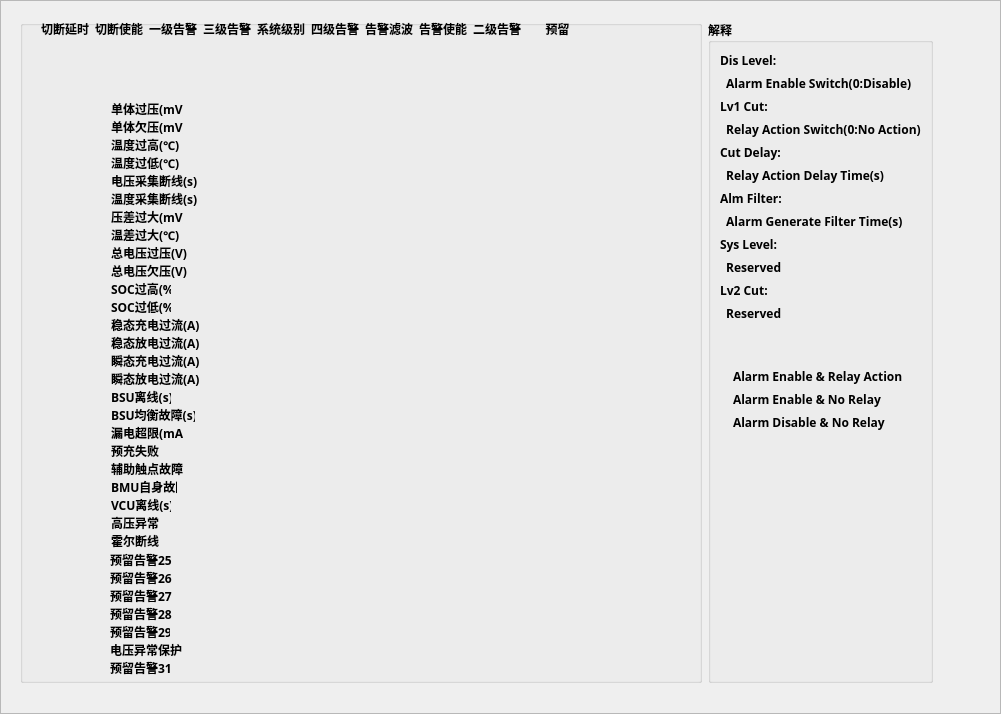
<?xml version="1.0" encoding="UTF-8"?>
<ui version="4.0">
 <class>AlarmSet</class>
 <widget class="QDialog" name="AlarmSet">
  <property name="geometry">
   <rect>
    <x>0</x>
    <y>0</y>
    <width>1001</width>
    <height>714</height>
   </rect>
  </property>
  <property name="font">
   <font>
    <family>微软雅黑</family>
    <weight>75</weight>
    <bold>true</bold>
   </font>
  </property>
  <property name="windowTitle">
   <string>告警参数设置</string>
  </property>
  <layout class="QVBoxLayout" name="verticalLayout_4">
   <property name="leftMargin">
    <number>0</number>
   </property>
   <property name="topMargin">
    <number>0</number>
   </property>
   <property name="rightMargin">
    <number>0</number>
   </property>
   <property name="bottomMargin">
    <number>0</number>
   </property>
   <item>
    <widget class="QScrollArea" name="scrollArea">
     <property name="widgetResizable">
      <bool>true</bool>
     </property>
     <widget class="QWidget" name="scrollAreaWidgetContents">
      <property name="geometry">
       <rect>
        <x>0</x>
        <y>0</y>
        <width>999</width>
        <height>712</height>
       </rect>
      </property>
      <widget class="QWidget" name="layoutWidget">
       <property name="geometry">
        <rect>
         <x>10</x>
         <y>10</y>
         <width>931</width>
         <height>681</height>
        </rect>
       </property>
       <layout class="QHBoxLayout" name="horizontalLayout" stretch="5,1">
        <property name="leftMargin">
         <number>9</number>
        </property>
        <property name="topMargin">
         <number>9</number>
        </property>
        <property name="rightMargin">
         <number>9</number>
        </property>
        <property name="bottomMargin">
         <number>9</number>
        </property>
        <item>
         <widget class="QGroupBox" name="groupBox">
          <property name="title">
           <string/>
          </property>
          <widget class="QLabel" name="label_2">
           <property name="geometry">
            <rect>
             <x>75</x>
             <y>1</y>
             <width>48</width>
             <height>16</height>
            </rect>
           </property>
           <property name="sizePolicy">
            <sizepolicy hsizetype="Preferred" vsizetype="Fixed">
             <horstretch>0</horstretch>
             <verstretch>0</verstretch>
            </sizepolicy>
           </property>
           <property name="text">
            <string>切断使能</string>
           </property>
           <property name="alignment">
            <set>Qt::AlignCenter</set>
           </property>
          </widget>
          <widget class="QLabel" name="label_8">
           <property name="geometry">
            <rect>
             <x>345</x>
             <y>1</y>
             <width>48</width>
             <height>16</height>
            </rect>
           </property>
           <property name="sizePolicy">
            <sizepolicy hsizetype="Preferred" vsizetype="Fixed">
             <horstretch>0</horstretch>
             <verstretch>0</verstretch>
            </sizepolicy>
           </property>
           <property name="text">
            <string>告警滤波</string>
           </property>
           <property name="alignment">
            <set>Qt::AlignCenter</set>
           </property>
          </widget>
          <widget class="QLabel" name="label">
           <property name="geometry">
            <rect>
             <x>399</x>
             <y>1</y>
             <width>48</width>
             <height>16</height>
            </rect>
           </property>
           <property name="sizePolicy">
            <sizepolicy hsizetype="Preferred" vsizetype="Fixed">
             <horstretch>0</horstretch>
             <verstretch>0</verstretch>
            </sizepolicy>
           </property>
           <property name="text">
            <string>告警使能</string>
           </property>
           <property name="alignment">
            <set>Qt::AlignCenter</set>
           </property>
          </widget>
          <widget class="QLabel" name="label_9">
           <property name="geometry">
            <rect>
             <x>237</x>
             <y>1</y>
             <width>48</width>
             <height>16</height>
            </rect>
           </property>
           <property name="sizePolicy">
            <sizepolicy hsizetype="Preferred" vsizetype="Fixed">
             <horstretch>0</horstretch>
             <verstretch>0</verstretch>
            </sizepolicy>
           </property>
           <property name="text">
            <string>系统级别</string>
           </property>
           <property name="alignment">
            <set>Qt::AlignCenter</set>
           </property>
          </widget>
          <widget class="QLabel" name="label_3">
           <property name="geometry">
            <rect>
             <x>129</x>
             <y>1</y>
             <width>48</width>
             <height>16</height>
            </rect>
           </property>
           <property name="sizePolicy">
            <sizepolicy hsizetype="Preferred" vsizetype="Fixed">
             <horstretch>0</horstretch>
             <verstretch>0</verstretch>
            </sizepolicy>
           </property>
           <property name="text">
            <string>一级告警</string>
           </property>
           <property name="alignment">
            <set>Qt::AlignCenter</set>
           </property>
          </widget>
          <widget class="QLabel" name="label_6">
           <property name="geometry">
            <rect>
             <x>291</x>
             <y>1</y>
             <width>48</width>
             <height>16</height>
            </rect>
           </property>
           <property name="sizePolicy">
            <sizepolicy hsizetype="Preferred" vsizetype="Fixed">
             <horstretch>0</horstretch>
             <verstretch>0</verstretch>
            </sizepolicy>
           </property>
           <property name="text">
            <string>四级告警</string>
           </property>
           <property name="alignment">
            <set>Qt::AlignCenter</set>
           </property>
          </widget>
          <widget class="QLabel" name="label_7">
           <property name="geometry">
            <rect>
             <x>21</x>
             <y>1</y>
             <width>48</width>
             <height>16</height>
            </rect>
           </property>
           <property name="sizePolicy">
            <sizepolicy hsizetype="Preferred" vsizetype="Fixed">
             <horstretch>0</horstretch>
             <verstretch>0</verstretch>
            </sizepolicy>
           </property>
           <property name="text">
            <string>切断延时</string>
           </property>
           <property name="alignment">
            <set>Qt::AlignCenter</set>
           </property>
          </widget>
          <widget class="QLabel" name="label_4">
           <property name="geometry">
            <rect>
             <x>453</x>
             <y>1</y>
             <width>48</width>
             <height>16</height>
            </rect>
           </property>
           <property name="sizePolicy">
            <sizepolicy hsizetype="Preferred" vsizetype="Fixed">
             <horstretch>0</horstretch>
             <verstretch>0</verstretch>
            </sizepolicy>
           </property>
           <property name="text">
            <string>二级告警</string>
           </property>
           <property name="alignment">
            <set>Qt::AlignCenter</set>
           </property>
          </widget>
          <widget class="QLabel" name="label_5">
           <property name="geometry">
            <rect>
             <x>183</x>
             <y>1</y>
             <width>48</width>
             <height>16</height>
            </rect>
           </property>
           <property name="sizePolicy">
            <sizepolicy hsizetype="Preferred" vsizetype="Fixed">
             <horstretch>0</horstretch>
             <verstretch>0</verstretch>
            </sizepolicy>
           </property>
           <property name="text">
            <string>三级告警</string>
           </property>
           <property name="alignment">
            <set>Qt::AlignCenter</set>
           </property>
          </widget>
          <widget class="QLabel" name="label_10">
           <property name="geometry">
            <rect>
             <x>507</x>
             <y>1</y>
             <width>61</width>
             <height>16</height>
            </rect>
           </property>
           <property name="sizePolicy">
            <sizepolicy hsizetype="Preferred" vsizetype="Fixed">
             <horstretch>0</horstretch>
             <verstretch>0</verstretch>
            </sizepolicy>
           </property>
           <property name="text">
            <string>  预留  </string>
           </property>
           <property name="alignment">
            <set>Qt::AlignCenter</set>
           </property>
          </widget>
          <widget class="QLabel" name="label_11">
           <property name="geometry">
            <rect>
             <x>91</x>
             <y>81</y>
             <width>72</width>
             <height>16</height>
            </rect>
           </property>
           <property name="sizePolicy">
            <sizepolicy hsizetype="Preferred" vsizetype="Fixed">
             <horstretch>0</horstretch>
             <verstretch>0</verstretch>
            </sizepolicy>
           </property>
           <property name="text">
            <string>单体过压(mV)</string>
           </property>
          </widget>
          <widget class="QLabel" name="label_12">
           <property name="geometry">
            <rect>
             <x>91</x>
             <y>99</y>
             <width>72</width>
             <height>16</height>
            </rect>
           </property>
           <property name="sizePolicy">
            <sizepolicy hsizetype="Preferred" vsizetype="Fixed">
             <horstretch>0</horstretch>
             <verstretch>0</verstretch>
            </sizepolicy>
           </property>
           <property name="text">
            <string>单体欠压(mV)</string>
           </property>
          </widget>
          <widget class="QLabel" name="label_13">
           <property name="geometry">
            <rect>
             <x>91</x>
             <y>117</y>
             <width>72</width>
             <height>16</height>
            </rect>
           </property>
           <property name="sizePolicy">
            <sizepolicy hsizetype="Preferred" vsizetype="Fixed">
             <horstretch>0</horstretch>
             <verstretch>0</verstretch>
            </sizepolicy>
           </property>
           <property name="text">
            <string>温度过高(℃)</string>
           </property>
          </widget>
          <widget class="QLabel" name="label_14">
           <property name="geometry">
            <rect>
             <x>91</x>
             <y>135</y>
             <width>72</width>
             <height>16</height>
            </rect>
           </property>
           <property name="sizePolicy">
            <sizepolicy hsizetype="Preferred" vsizetype="Fixed">
             <horstretch>0</horstretch>
             <verstretch>0</verstretch>
            </sizepolicy>
           </property>
           <property name="text">
            <string>温度过低(℃)</string>
           </property>
          </widget>
          <widget class="QLabel" name="label_15">
           <property name="geometry">
            <rect>
             <x>91</x>
             <y>153</y>
             <width>90</width>
             <height>16</height>
            </rect>
           </property>
           <property name="sizePolicy">
            <sizepolicy hsizetype="Preferred" vsizetype="Fixed">
             <horstretch>0</horstretch>
             <verstretch>0</verstretch>
            </sizepolicy>
           </property>
           <property name="text">
            <string>电压采集断线(s)</string>
           </property>
          </widget>
          <widget class="QLabel" name="label_16">
           <property name="geometry">
            <rect>
             <x>91</x>
             <y>171</y>
             <width>90</width>
             <height>16</height>
            </rect>
           </property>
           <property name="sizePolicy">
            <sizepolicy hsizetype="Preferred" vsizetype="Fixed">
             <horstretch>0</horstretch>
             <verstretch>0</verstretch>
            </sizepolicy>
           </property>
           <property name="text">
            <string>温度采集断线(s)</string>
           </property>
          </widget>
          <widget class="QLabel" name="label_17">
           <property name="geometry">
            <rect>
             <x>91</x>
             <y>189</y>
             <width>72</width>
             <height>16</height>
            </rect>
           </property>
           <property name="sizePolicy">
            <sizepolicy hsizetype="Preferred" vsizetype="Fixed">
             <horstretch>0</horstretch>
             <verstretch>0</verstretch>
            </sizepolicy>
           </property>
           <property name="text">
            <string>压差过大(mV)</string>
           </property>
          </widget>
          <widget class="QLabel" name="label_18">
           <property name="geometry">
            <rect>
             <x>91</x>
             <y>207</y>
             <width>72</width>
             <height>16</height>
            </rect>
           </property>
           <property name="sizePolicy">
            <sizepolicy hsizetype="Preferred" vsizetype="Fixed">
             <horstretch>0</horstretch>
             <verstretch>0</verstretch>
            </sizepolicy>
           </property>
           <property name="text">
            <string>温差过大(℃)</string>
           </property>
          </widget>
          <widget class="QLabel" name="label_19">
           <property name="geometry">
            <rect>
             <x>91</x>
             <y>225</y>
             <width>84</width>
             <height>16</height>
            </rect>
           </property>
           <property name="sizePolicy">
            <sizepolicy hsizetype="Preferred" vsizetype="Fixed">
             <horstretch>0</horstretch>
             <verstretch>0</verstretch>
            </sizepolicy>
           </property>
           <property name="text">
            <string>总电压过压(V)</string>
           </property>
          </widget>
          <widget class="QLabel" name="label_20">
           <property name="geometry">
            <rect>
             <x>91</x>
             <y>243</y>
             <width>84</width>
             <height>16</height>
            </rect>
           </property>
           <property name="sizePolicy">
            <sizepolicy hsizetype="Preferred" vsizetype="Fixed">
             <horstretch>0</horstretch>
             <verstretch>0</verstretch>
            </sizepolicy>
           </property>
           <property name="text">
            <string>总电压欠压(V)</string>
           </property>
          </widget>
          <widget class="QLabel" name="label_21">
           <property name="geometry">
            <rect>
             <x>91</x>
             <y>261</y>
             <width>60</width>
             <height>16</height>
            </rect>
           </property>
           <property name="sizePolicy">
            <sizepolicy hsizetype="Preferred" vsizetype="Fixed">
             <horstretch>0</horstretch>
             <verstretch>0</verstretch>
            </sizepolicy>
           </property>
           <property name="text">
            <string>SOC过高(%)</string>
           </property>
          </widget>
          <widget class="QLabel" name="label_22">
           <property name="geometry">
            <rect>
             <x>91</x>
             <y>279</y>
             <width>60</width>
             <height>16</height>
            </rect>
           </property>
           <property name="sizePolicy">
            <sizepolicy hsizetype="Preferred" vsizetype="Fixed">
             <horstretch>0</horstretch>
             <verstretch>0</verstretch>
            </sizepolicy>
           </property>
           <property name="text">
            <string>SOC过低(%)</string>
           </property>
          </widget>
          <widget class="QLabel" name="label_23">
           <property name="geometry">
            <rect>
             <x>91</x>
             <y>297</y>
             <width>90</width>
             <height>16</height>
            </rect>
           </property>
           <property name="sizePolicy">
            <sizepolicy hsizetype="Preferred" vsizetype="Fixed">
             <horstretch>0</horstretch>
             <verstretch>0</verstretch>
            </sizepolicy>
           </property>
           <property name="text">
            <string>稳态充电过流(A)</string>
           </property>
          </widget>
          <widget class="QLabel" name="label_24">
           <property name="geometry">
            <rect>
             <x>91</x>
             <y>315</y>
             <width>90</width>
             <height>16</height>
            </rect>
           </property>
           <property name="sizePolicy">
            <sizepolicy hsizetype="Preferred" vsizetype="Fixed">
             <horstretch>0</horstretch>
             <verstretch>0</verstretch>
            </sizepolicy>
           </property>
           <property name="text">
            <string>稳态放电过流(A)</string>
           </property>
          </widget>
          <widget class="QLabel" name="label_25">
           <property name="geometry">
            <rect>
             <x>91</x>
             <y>333</y>
             <width>90</width>
             <height>16</height>
            </rect>
           </property>
           <property name="sizePolicy">
            <sizepolicy hsizetype="Preferred" vsizetype="Fixed">
             <horstretch>0</horstretch>
             <verstretch>0</verstretch>
            </sizepolicy>
           </property>
           <property name="text">
            <string>瞬态充电过流(A)</string>
           </property>
          </widget>
          <widget class="QLabel" name="label_26">
           <property name="geometry">
            <rect>
             <x>91</x>
             <y>351</y>
             <width>90</width>
             <height>16</height>
            </rect>
           </property>
           <property name="sizePolicy">
            <sizepolicy hsizetype="Preferred" vsizetype="Fixed">
             <horstretch>0</horstretch>
             <verstretch>0</verstretch>
            </sizepolicy>
           </property>
           <property name="text">
            <string>瞬态放电过流(A)</string>
           </property>
          </widget>
          <widget class="QLabel" name="label_27">
           <property name="geometry">
            <rect>
             <x>91</x>
             <y>369</y>
             <width>60</width>
             <height>16</height>
            </rect>
           </property>
           <property name="sizePolicy">
            <sizepolicy hsizetype="Preferred" vsizetype="Fixed">
             <horstretch>0</horstretch>
             <verstretch>0</verstretch>
            </sizepolicy>
           </property>
           <property name="text">
            <string>BSU离线(s)</string>
           </property>
          </widget>
          <widget class="QLabel" name="label_28">
           <property name="geometry">
            <rect>
             <x>91</x>
             <y>387</y>
             <width>84</width>
             <height>16</height>
            </rect>
           </property>
           <property name="sizePolicy">
            <sizepolicy hsizetype="Preferred" vsizetype="Fixed">
             <horstretch>0</horstretch>
             <verstretch>0</verstretch>
            </sizepolicy>
           </property>
           <property name="text">
            <string>BSU均衡故障(s)</string>
           </property>
          </widget>
          <widget class="QLabel" name="label_29">
           <property name="geometry">
            <rect>
             <x>91</x>
             <y>405</y>
             <width>72</width>
             <height>16</height>
            </rect>
           </property>
           <property name="sizePolicy">
            <sizepolicy hsizetype="Preferred" vsizetype="Fixed">
             <horstretch>0</horstretch>
             <verstretch>0</verstretch>
            </sizepolicy>
           </property>
           <property name="text">
            <string>漏电超限(mA)</string>
           </property>
          </widget>
          <widget class="QLabel" name="label_30">
           <property name="geometry">
            <rect>
             <x>91</x>
             <y>423</y>
             <width>48</width>
             <height>16</height>
            </rect>
           </property>
           <property name="sizePolicy">
            <sizepolicy hsizetype="Preferred" vsizetype="Fixed">
             <horstretch>0</horstretch>
             <verstretch>0</verstretch>
            </sizepolicy>
           </property>
           <property name="text">
            <string>预充失败</string>
           </property>
          </widget>
          <widget class="QLabel" name="label_31">
           <property name="geometry">
            <rect>
             <x>91</x>
             <y>441</y>
             <width>72</width>
             <height>16</height>
            </rect>
           </property>
           <property name="sizePolicy">
            <sizepolicy hsizetype="Preferred" vsizetype="Fixed">
             <horstretch>0</horstretch>
             <verstretch>0</verstretch>
            </sizepolicy>
           </property>
           <property name="text">
            <string>辅助触点故障</string>
           </property>
          </widget>
          <widget class="QLabel" name="label_32">
           <property name="geometry">
            <rect>
             <x>91</x>
             <y>459</y>
             <width>66</width>
             <height>16</height>
            </rect>
           </property>
           <property name="sizePolicy">
            <sizepolicy hsizetype="Preferred" vsizetype="Fixed">
             <horstretch>0</horstretch>
             <verstretch>0</verstretch>
            </sizepolicy>
           </property>
           <property name="text">
            <string>BMU自身故障</string>
           </property>
          </widget>
          <widget class="QLabel" name="label_33">
           <property name="geometry">
            <rect>
             <x>91</x>
             <y>477</y>
             <width>60</width>
             <height>16</height>
            </rect>
           </property>
           <property name="sizePolicy">
            <sizepolicy hsizetype="Preferred" vsizetype="Fixed">
             <horstretch>0</horstretch>
             <verstretch>0</verstretch>
            </sizepolicy>
           </property>
           <property name="text">
            <string>VCU离线(s)</string>
           </property>
          </widget>
          <widget class="QLabel" name="label_34">
           <property name="geometry">
            <rect>
             <x>91</x>
             <y>495</y>
             <width>48</width>
             <height>16</height>
            </rect>
           </property>
           <property name="sizePolicy">
            <sizepolicy hsizetype="Preferred" vsizetype="Fixed">
             <horstretch>0</horstretch>
             <verstretch>0</verstretch>
            </sizepolicy>
           </property>
           <property name="text">
            <string>高压异常</string>
           </property>
          </widget>
          <widget class="QLabel" name="label_35">
           <property name="geometry">
            <rect>
             <x>91</x>
             <y>513</y>
             <width>48</width>
             <height>16</height>
            </rect>
           </property>
           <property name="sizePolicy">
            <sizepolicy hsizetype="Preferred" vsizetype="Fixed">
             <horstretch>0</horstretch>
             <verstretch>0</verstretch>
            </sizepolicy>
           </property>
           <property name="text">
            <string>霍尔断线</string>
           </property>
          </widget>
          <widget class="QLabel" name="label_56">
           <property name="geometry">
            <rect>
             <x>90</x>
             <y>586</y>
             <width>66</width>
             <height>16</height>
            </rect>
           </property>
           <property name="sizePolicy">
            <sizepolicy hsizetype="Preferred" vsizetype="Fixed">
             <horstretch>0</horstretch>
             <verstretch>0</verstretch>
            </sizepolicy>
           </property>
           <property name="text">
            <string>预留告警28</string>
           </property>
          </widget>
          <widget class="QLabel" name="label_57">
           <property name="geometry">
            <rect>
             <x>90</x>
             <y>532</y>
             <width>72</width>
             <height>16</height>
            </rect>
           </property>
           <property name="sizePolicy">
            <sizepolicy hsizetype="Preferred" vsizetype="Fixed">
             <horstretch>0</horstretch>
             <verstretch>0</verstretch>
            </sizepolicy>
           </property>
           <property name="text">
            <string>预留告警25</string>
           </property>
          </widget>
          <widget class="QLabel" name="label_58">
           <property name="geometry">
            <rect>
             <x>90</x>
             <y>622</y>
             <width>81</width>
             <height>16</height>
            </rect>
           </property>
           <property name="sizePolicy">
            <sizepolicy hsizetype="Preferred" vsizetype="Fixed">
             <horstretch>0</horstretch>
             <verstretch>0</verstretch>
            </sizepolicy>
           </property>
           <property name="text">
            <string>电压异常保护</string>
           </property>
          </widget>
          <widget class="QLabel" name="label_59">
           <property name="geometry">
            <rect>
             <x>90</x>
             <y>604</y>
             <width>60</width>
             <height>16</height>
            </rect>
           </property>
           <property name="sizePolicy">
            <sizepolicy hsizetype="Preferred" vsizetype="Fixed">
             <horstretch>0</horstretch>
             <verstretch>0</verstretch>
            </sizepolicy>
           </property>
           <property name="text">
            <string>预留告警29</string>
           </property>
          </widget>
          <widget class="QLabel" name="label_60">
           <property name="geometry">
            <rect>
             <x>90</x>
             <y>568</y>
             <width>72</width>
             <height>16</height>
            </rect>
           </property>
           <property name="sizePolicy">
            <sizepolicy hsizetype="Preferred" vsizetype="Fixed">
             <horstretch>0</horstretch>
             <verstretch>0</verstretch>
            </sizepolicy>
           </property>
           <property name="text">
            <string>预留告警27</string>
           </property>
          </widget>
          <widget class="QLabel" name="label_61">
           <property name="geometry">
            <rect>
             <x>90</x>
             <y>550</y>
             <width>71</width>
             <height>16</height>
            </rect>
           </property>
           <property name="sizePolicy">
            <sizepolicy hsizetype="Preferred" vsizetype="Fixed">
             <horstretch>0</horstretch>
             <verstretch>0</verstretch>
            </sizepolicy>
           </property>
           <property name="text">
            <string>预留告警26</string>
           </property>
          </widget>
          <widget class="QLabel" name="label_62">
           <property name="geometry">
            <rect>
             <x>90</x>
             <y>640</y>
             <width>61</width>
             <height>16</height>
            </rect>
           </property>
           <property name="sizePolicy">
            <sizepolicy hsizetype="Preferred" vsizetype="Fixed">
             <horstretch>0</horstretch>
             <verstretch>0</verstretch>
            </sizepolicy>
           </property>
           <property name="text">
            <string>预留告警31</string>
           </property>
          </widget>
         </widget>
        </item>
        <item>
         <widget class="QGroupBox" name="groupBox_2">
          <property name="title">
           <string>解释</string>
          </property>
          <layout class="QVBoxLayout" name="verticalLayout_3">
           <item>
            <layout class="QVBoxLayout" name="verticalLayout">
             <item>
              <widget class="QLabel" name="label_36">
               <property name="text">
                <string>Dis Level:</string>
               </property>
              </widget>
             </item>
             <item>
              <widget class="QLabel" name="label_37">
               <property name="text">
                <string>  Alarm Enable Switch(0:Disable)</string>
               </property>
              </widget>
             </item>
             <item>
              <widget class="QLabel" name="label_38">
               <property name="text">
                <string>Lv1 Cut:</string>
               </property>
              </widget>
             </item>
             <item>
              <widget class="QLabel" name="label_39">
               <property name="text">
                <string>  Relay Action Switch(0:No Action)</string>
               </property>
              </widget>
             </item>
             <item>
              <widget class="QLabel" name="label_40">
               <property name="text">
                <string>Cut Delay:</string>
               </property>
              </widget>
             </item>
             <item>
              <widget class="QLabel" name="label_41">
               <property name="text">
                <string>  Relay Action Delay Time(s)</string>
               </property>
              </widget>
             </item>
             <item>
              <widget class="QLabel" name="label_42">
               <property name="text">
                <string>Alm Filter:</string>
               </property>
              </widget>
             </item>
             <item>
              <widget class="QLabel" name="label_43">
               <property name="text">
                <string>  Alarm Generate Filter Time(s)</string>
               </property>
              </widget>
             </item>
             <item>
              <widget class="QLabel" name="label_44">
               <property name="text">
                <string>Sys Level:</string>
               </property>
              </widget>
             </item>
             <item>
              <widget class="QLabel" name="label_45">
               <property name="text">
                <string>  Reserved</string>
               </property>
              </widget>
             </item>
             <item>
              <widget class="QLabel" name="label_46">
               <property name="text">
                <string>Lv2 Cut:</string>
               </property>
              </widget>
             </item>
             <item>
              <widget class="QLabel" name="label_47">
               <property name="text">
                <string>  Reserved</string>
               </property>
              </widget>
             </item>
             <item>
              <spacer name="verticalSpacer_2">
               <property name="orientation">
                <enum>Qt::Vertical</enum>
               </property>
               <property name="sizeHint" stdset="0">
                <size>
                 <width>20</width>
                 <height>40</height>
                </size>
               </property>
              </spacer>
             </item>
            </layout>
           </item>
           <item>
            <layout class="QVBoxLayout" name="verticalLayout_2">
             <item>
              <layout class="QHBoxLayout" name="horizontalLayout_2">
               <item>
                <widget class="QLabel" name="label_48">
                 <property name="sizePolicy">
                  <sizepolicy hsizetype="Fixed" vsizetype="Preferred">
                   <horstretch>0</horstretch>
                   <verstretch>0</verstretch>
                  </sizepolicy>
                 </property>
                 <property name="text">
                  <string/>
                 </property>
                </widget>
               </item>
               <item>
                <widget class="QLabel" name="label_49">
                 <property name="text">
                  <string>Alarm Enable &amp; Relay Action</string>
                 </property>
                </widget>
               </item>
              </layout>
             </item>
             <item>
              <layout class="QHBoxLayout" name="horizontalLayout_3">
               <item>
                <widget class="QLabel" name="label_50">
                 <property name="sizePolicy">
                  <sizepolicy hsizetype="Fixed" vsizetype="Preferred">
                   <horstretch>0</horstretch>
                   <verstretch>0</verstretch>
                  </sizepolicy>
                 </property>
                 <property name="text">
                  <string/>
                 </property>
                </widget>
               </item>
               <item>
                <widget class="QLabel" name="label_51">
                 <property name="text">
                  <string>Alarm Enable &amp; No Relay</string>
                 </property>
                </widget>
               </item>
              </layout>
             </item>
             <item>
              <layout class="QHBoxLayout" name="horizontalLayout_4">
               <item>
                <widget class="QLabel" name="label_52">
                 <property name="sizePolicy">
                  <sizepolicy hsizetype="Fixed" vsizetype="Preferred">
                   <horstretch>0</horstretch>
                   <verstretch>0</verstretch>
                  </sizepolicy>
                 </property>
                 <property name="text">
                  <string/>
                 </property>
                </widget>
               </item>
               <item>
                <widget class="QLabel" name="label_53">
                 <property name="text">
                  <string>Alarm Disable &amp; No Relay</string>
                 </property>
                </widget>
               </item>
              </layout>
             </item>
             <item>
              <layout class="QHBoxLayout" name="horizontalLayout_5">
               <item>
                <widget class="QLabel" name="label_54">
                 <property name="sizePolicy">
                  <sizepolicy hsizetype="Fixed" vsizetype="Preferred">
                   <horstretch>0</horstretch>
                   <verstretch>0</verstretch>
                  </sizepolicy>
                 </property>
                 <property name="text">
                  <string/>
                 </property>
                </widget>
               </item>
               <item>
                <spacer name="horizontalSpacer">
                 <property name="orientation">
                  <enum>Qt::Horizontal</enum>
                 </property>
                 <property name="sizeHint" stdset="0">
                  <size>
                   <width>40</width>
                   <height>20</height>
                  </size>
                 </property>
                </spacer>
               </item>
              </layout>
             </item>
             <item>
              <layout class="QHBoxLayout" name="horizontalLayout_6">
               <item>
                <widget class="QLabel" name="label_55">
                 <property name="sizePolicy">
                  <sizepolicy hsizetype="Fixed" vsizetype="Preferred">
                   <horstretch>0</horstretch>
                   <verstretch>0</verstretch>
                  </sizepolicy>
                 </property>
                 <property name="text">
                  <string/>
                 </property>
                </widget>
               </item>
               <item>
                <spacer name="horizontalSpacer_2">
                 <property name="orientation">
                  <enum>Qt::Horizontal</enum>
                 </property>
                 <property name="sizeHint" stdset="0">
                  <size>
                   <width>40</width>
                   <height>20</height>
                  </size>
                 </property>
                </spacer>
               </item>
              </layout>
             </item>
            </layout>
           </item>
           <item>
            <spacer name="verticalSpacer">
             <property name="orientation">
              <enum>Qt::Vertical</enum>
             </property>
             <property name="sizeHint" stdset="0">
              <size>
               <width>20</width>
               <height>40</height>
              </size>
             </property>
            </spacer>
           </item>
          </layout>
         </widget>
        </item>
       </layout>
      </widget>
     </widget>
    </widget>
   </item>
  </layout>
 </widget>
 <resources/>
 <connections/>
</ui>
